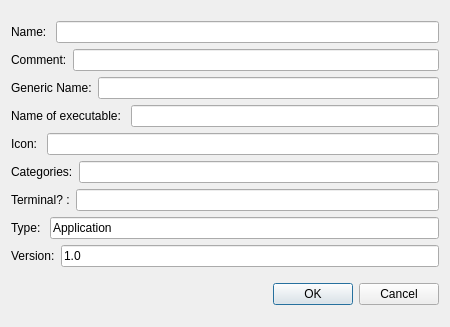
<?xml version="1.0" encoding="UTF-8"?>
<ui version="4.0">
 <class>Dialog</class>
 <widget class="QDialog" name="Dialog">
  <property name="geometry">
   <rect>
    <x>0</x>
    <y>0</y>
    <width>450</width>
    <height>327</height>
   </rect>
  </property>
  <property name="windowTitle">
   <string>Dialog</string>
  </property>
  <layout class="QVBoxLayout" name="verticalLayout_2">
   <item>
    <layout class="QVBoxLayout" name="verticalLayout">
     <item>
      <layout class="QHBoxLayout" name="horizontalLayout_8">
       <item>
        <widget class="QLabel" name="label_2">
         <property name="text">
          <string>Name: </string>
         </property>
        </widget>
       </item>
       <item>
        <widget class="QLineEdit" name="lineEdit_2"/>
       </item>
      </layout>
     </item>
     <item>
      <layout class="QHBoxLayout" name="horizontalLayout_7">
       <item>
        <widget class="QLabel" name="label_3">
         <property name="text">
          <string>Comment:</string>
         </property>
        </widget>
       </item>
       <item>
        <widget class="QLineEdit" name="lineEdit_4"/>
       </item>
      </layout>
     </item>
     <item>
      <layout class="QHBoxLayout" name="horizontalLayout_6">
       <item>
        <widget class="QLabel" name="label_4">
         <property name="text">
          <string>Generic Name:</string>
         </property>
        </widget>
       </item>
       <item>
        <widget class="QLineEdit" name="lineEdit_3"/>
       </item>
      </layout>
     </item>
     <item>
      <layout class="QHBoxLayout" name="horizontalLayout_5">
       <item>
        <widget class="QLabel" name="label_5">
         <property name="text">
          <string>Name of executable: </string>
         </property>
        </widget>
       </item>
       <item>
        <widget class="QLineEdit" name="lineEdit_5"/>
       </item>
      </layout>
     </item>
     <item>
      <layout class="QHBoxLayout" name="horizontalLayout_9">
       <item>
        <widget class="QLabel" name="label">
         <property name="toolTip">
          <string>&lt;html&gt;&lt;head/&gt;&lt;body&gt;&lt;p&gt;Leave empty or enter path.&lt;/p&gt;&lt;p&gt;e.g   ~/Pictures/icon&lt;/p&gt;&lt;/body&gt;&lt;/html&gt;</string>
         </property>
         <property name="text">
          <string>Icon: </string>
         </property>
        </widget>
       </item>
       <item>
        <widget class="QLineEdit" name="lineEdit"/>
       </item>
      </layout>
     </item>
     <item>
      <layout class="QHBoxLayout" name="horizontalLayout_4">
       <item>
        <widget class="QLabel" name="label_6">
         <property name="toolTip">
          <string>&lt;html&gt;&lt;head/&gt;&lt;body&gt;&lt;p&gt;Must bi separated with  ;&lt;/p&gt;&lt;p&gt;e.g  KDE;Qt			&lt;/p&gt;&lt;/body&gt;&lt;/html&gt;</string>
         </property>
         <property name="text">
          <string>Categories:</string>
         </property>
        </widget>
       </item>
       <item>
        <widget class="QLineEdit" name="lineEdit_6"/>
       </item>
      </layout>
     </item>
     <item>
      <layout class="QHBoxLayout" name="horizontalLayout_3">
       <item>
        <widget class="QLabel" name="label_7">
         <property name="toolTip">
          <string>&lt;html&gt;&lt;head/&gt;&lt;body&gt;&lt;p&gt;true/false&lt;/p&gt;&lt;p&gt;&lt;br/&gt;&lt;/p&gt;&lt;/body&gt;&lt;/html&gt;</string>
         </property>
         <property name="text">
          <string>Terminal? :</string>
         </property>
        </widget>
       </item>
       <item>
        <widget class="QLineEdit" name="lineEdit_7"/>
       </item>
      </layout>
     </item>
     <item>
      <layout class="QHBoxLayout" name="horizontalLayout_2">
       <item>
        <widget class="QLabel" name="label_8">
         <property name="text">
          <string>Type: </string>
         </property>
        </widget>
       </item>
       <item>
        <widget class="QLineEdit" name="lineEdit_8">
         <property name="text">
          <string>Application</string>
         </property>
        </widget>
       </item>
      </layout>
     </item>
     <item>
      <layout class="QHBoxLayout" name="horizontalLayout">
       <item>
        <widget class="QLabel" name="label_9">
         <property name="text">
          <string>Version:</string>
         </property>
        </widget>
       </item>
       <item>
        <widget class="QLineEdit" name="lineEdit_9">
         <property name="text">
          <string>1.0</string>
         </property>
        </widget>
       </item>
      </layout>
     </item>
    </layout>
   </item>
   <item>
    <widget class="QDialogButtonBox" name="buttonBox">
     <property name="orientation">
      <enum>Qt::Horizontal</enum>
     </property>
     <property name="standardButtons">
      <set>QDialogButtonBox::Cancel|QDialogButtonBox::Ok</set>
     </property>
    </widget>
   </item>
  </layout>
 </widget>
 <resources/>
 <connections>
  <connection>
   <sender>buttonBox</sender>
   <signal>accepted()</signal>
   <receiver>Dialog</receiver>
   <slot>accept()</slot>
   <hints>
    <hint type="sourcelabel">
     <x>248</x>
     <y>254</y>
    </hint>
    <hint type="destinationlabel">
     <x>157</x>
     <y>274</y>
    </hint>
   </hints>
  </connection>
  <connection>
   <sender>buttonBox</sender>
   <signal>rejected()</signal>
   <receiver>Dialog</receiver>
   <slot>reject()</slot>
   <hints>
    <hint type="sourcelabel">
     <x>316</x>
     <y>260</y>
    </hint>
    <hint type="destinationlabel">
     <x>286</x>
     <y>274</y>
    </hint>
   </hints>
  </connection>
 </connections>
</ui>
